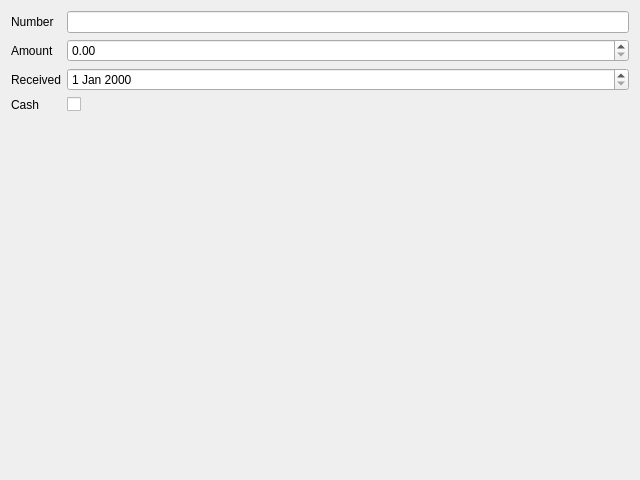
<?xml version="1.0" encoding="UTF-8"?>
<!-- SPDX-License-Identifier: MIT -->
<ui version="4.0">
 <class>ReceiptDialog</class>
 <widget class="QDialog" name="ReceiptDialog">
  <property name="geometry">
   <rect>
    <x>0</x>
    <y>0</y>
    <width>640</width>
    <height>480</height>
   </rect>
  </property>
  <property name="windowTitle">
   <string>Receipt</string>
  </property>
  <layout class="QFormLayout" name="formLayout">
   <item row="0" column="0">
    <widget class="QLabel" name="label_numberEdit">
     <property name="text">
      <string>Number</string>
     </property>
     <property name="buddy">
      <cstring>numberEdit</cstring>
     </property>
    </widget>
   </item>
   <item row="0" column="1">
    <widget class="QLineEdit" name="numberEdit"/>
   </item>
   <item row="1" column="0">
    <widget class="QLabel" name="label_amountEdit">
     <property name="text">
      <string>Amount</string>
     </property>
     <property name="buddy">
      <cstring>amountEdit</cstring>
     </property>
    </widget>
   </item>
   <item row="1" column="1">
    <widget class="QDoubleSpinBox" name="amountEdit"/>
   </item>
   <item row="2" column="0">
    <widget class="QLabel" name="label_receivedEdit">
     <property name="text">
      <string>Received</string>
     </property>
     <property name="buddy">
      <cstring>receivedEdit</cstring>
     </property>
    </widget>
   </item>
   <item row="2" column="1">
    <widget class="QDateEdit" name="receivedEdit"/>
   </item>
   <item row="3" column="0">
    <widget class="QLabel" name="label_cashCheck">
     <property name="text">
      <string>Cash</string>
     </property>
     <property name="buddy">
      <cstring>cashCheck</cstring>
     </property>
    </widget>
   </item>
   <item row="3" column="1">
    <widget class="QCheckBox" name="cashCheck"/>
   </item>
  </layout>
 </widget>
 <tabstops>
  <tabstop>numberEdit</tabstop>
  <tabstop>amountEdit</tabstop>
  <tabstop>receivedEdit</tabstop>
  <tabstop>cashCheck</tabstop>
 </tabstops>
</ui>
